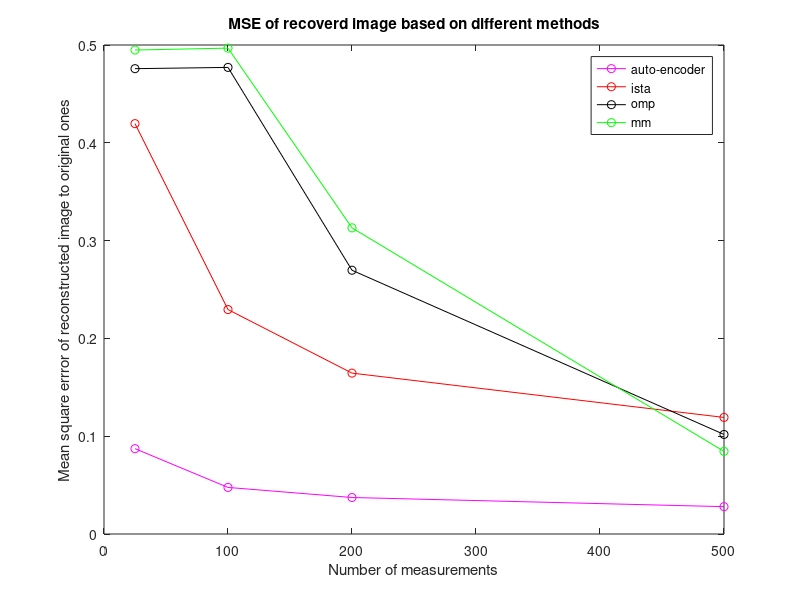

The MATLAB source for this figure:
%mse derieved from different methods
mse_auto=[0.08724981236950832, 0.04762668902470006, 0.03732564984338715, 0.027959317697724546];
mse_ista=[0.4196,0.2295,0.1645,0.1192];
mse_omp=[0.4758,0.4771,0.2697,0.1018];
mse_mm=[0.494867522435962,0.496802187692124,0.313027877870653,0.084481337270949];
figure(1);
row_number=[25,100,200,500];%different number of rows\
plot(row_number,mse_auto,'m-o');hold on;
plot(row_number,mse_ista,'r-o');hold on;
plot(row_number,mse_omp,'k-o');hold on;
plot(row_number,mse_mm,'g-o');
title('MSE of recoverd image based on different methods');
xlabel('Number of measurements');
ylabel('Mean square errror of reconstructed image to original ones');
legend('auto-encoder','ista','omp','mm');

% 
% % Img=csvread('mnist_train.csv');  %read file
% Img=csvread('mnist_test.csv');  %read file
%  real_number=Img(:,1);
% Img=im2double(Img/255);
% figure(2);
% for i=6:9
%        pic_flatten=Img(i,2:end);
%     pic=reshape(pic_flatten,28,28);
%     subplot(2,2,i-5);
%    
%  title(fprintf('%d',real_number(i)));
% imshow(pic');
% end